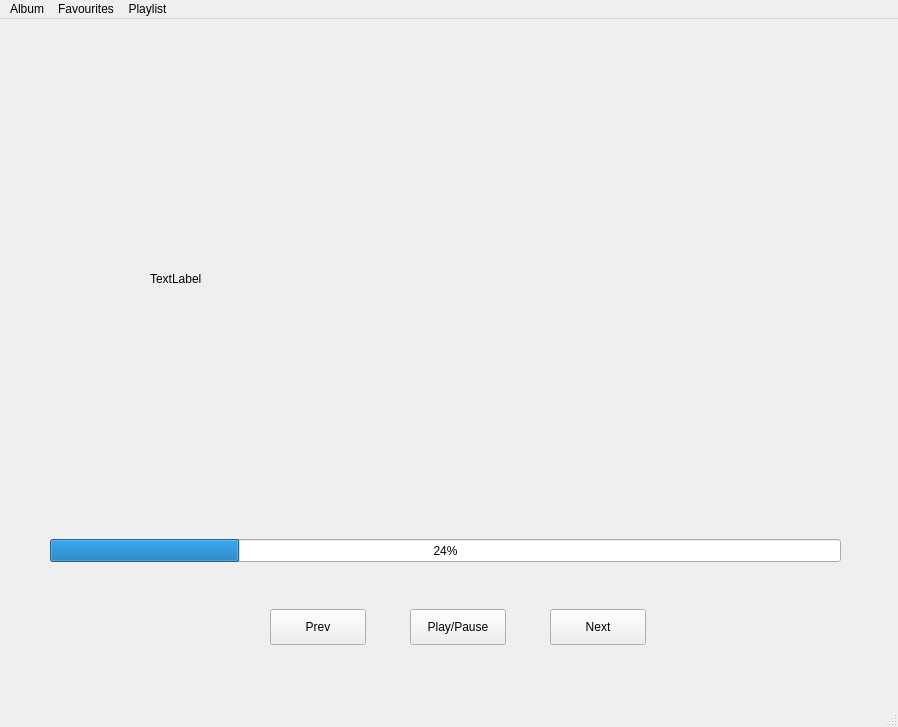
<?xml version="1.0" encoding="UTF-8"?>
<ui version="4.0">
 <class>MainWindow</class>
 <widget class="QMainWindow" name="MainWindow">
  <property name="geometry">
   <rect>
    <x>0</x>
    <y>0</y>
    <width>898</width>
    <height>727</height>
   </rect>
  </property>
  <property name="windowTitle">
   <string>MainWindow</string>
  </property>
  <widget class="QWidget" name="centralwidget">
   <widget class="QProgressBar" name="progressBar">
    <property name="geometry">
     <rect>
      <x>50</x>
      <y>520</y>
      <width>791</width>
      <height>23</height>
     </rect>
    </property>
    <property name="value">
     <number>24</number>
    </property>
   </widget>
   <widget class="QPushButton" name="pushButton">
    <property name="geometry">
     <rect>
      <x>270</x>
      <y>590</y>
      <width>96</width>
      <height>36</height>
     </rect>
    </property>
    <property name="text">
     <string>Prev</string>
    </property>
   </widget>
   <widget class="QPushButton" name="pushButton_2">
    <property name="geometry">
     <rect>
      <x>410</x>
      <y>590</y>
      <width>96</width>
      <height>36</height>
     </rect>
    </property>
    <property name="text">
     <string>Play/Pause</string>
    </property>
   </widget>
   <widget class="QPushButton" name="pushButton_3">
    <property name="geometry">
     <rect>
      <x>550</x>
      <y>590</y>
      <width>96</width>
      <height>36</height>
     </rect>
    </property>
    <property name="text">
     <string>Next</string>
    </property>
   </widget>
   <widget class="QLabel" name="label">
    <property name="geometry">
     <rect>
      <x>150</x>
      <y>89</y>
      <width>591</width>
      <height>341</height>
     </rect>
    </property>
    <property name="text">
     <string>TextLabel</string>
    </property>
   </widget>
  </widget>
  <widget class="QMenuBar" name="menubar">
   <property name="geometry">
    <rect>
     <x>0</x>
     <y>0</y>
     <width>898</width>
     <height>28</height>
    </rect>
   </property>
   <widget class="QMenu" name="menuAlbum">
    <property name="title">
     <string>Album</string>
    </property>
   </widget>
   <widget class="QMenu" name="menuFavourites">
    <property name="title">
     <string>Favourites</string>
    </property>
   </widget>
   <widget class="QMenu" name="menuPlaylist">
    <property name="title">
     <string>Playlist</string>
    </property>
   </widget>
   <addaction name="menuAlbum"/>
   <addaction name="menuFavourites"/>
   <addaction name="menuPlaylist"/>
  </widget>
  <widget class="QStatusBar" name="statusbar"/>
 </widget>
 <resources/>
 <connections/>
</ui>
